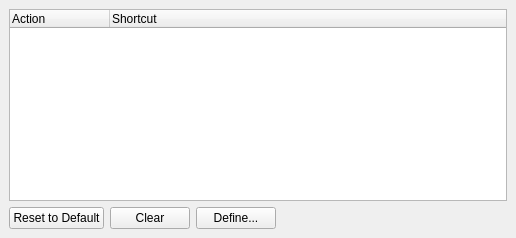
     <widget class="QWidget" name="tab_3" >
      <attribute name="title" >
       <string>Shortcuts</string>
      </attribute>
      <layout class="QVBoxLayout" >
       <property name="spacing" >
        <number>6</number>
       </property>
       <property name="margin" >
        <number>9</number>
       </property>
       <item>
        <widget class="QTreeWidget" name="shortcutList" >
         <property name="alternatingRowColors" >
          <bool>true</bool>
         </property>
         <property name="rootIsDecorated" >
          <bool>true</bool>
         </property>
         <property name="uniformRowHeights" >
          <bool>true</bool>
         </property>
         <property name="itemsExpandable" >
          <bool>true</bool>
         </property>
         <property name="allColumnsShowFocus" >
          <bool>true</bool>
         </property>
         <column>
          <property name="text" >
           <string>Action</string>
          </property>
         </column>
         <column>
          <property name="text" >
           <string>Shortcut</string>
          </property>
         </column>
        </widget>
       </item>
       <item>
        <layout class="QHBoxLayout" >
         <property name="spacing" >
          <number>6</number>
         </property>
         <property name="margin" >
          <number>0</number>
         </property>
         <item>
          <widget class="QPushButton" name="resetShortcut" >
           <property name="text" >
            <string>Reset to Default</string>
           </property>
          </widget>
         </item>
         <item>
          <widget class="QPushButton" name="clearShortcut" >
           <property name="text" >
            <string>Clear</string>
           </property>
          </widget>
         </item>
         <item>
          <widget class="QPushButton" name="defineShortcut" >
           <property name="text" >
            <string>Define...</string>
           </property>
          </widget>
         </item>
         <item>
          <spacer>
           <property name="orientation" >
            <enum>Qt::Horizontal</enum>
           </property>
           <property name="sizeHint" stdset="0" >
            <size>
             <width>231</width>
             <height>20</height>
            </size>
           </property>
          </spacer>
         </item>
        </layout>
       </item>
      </layout>
     </widget>
